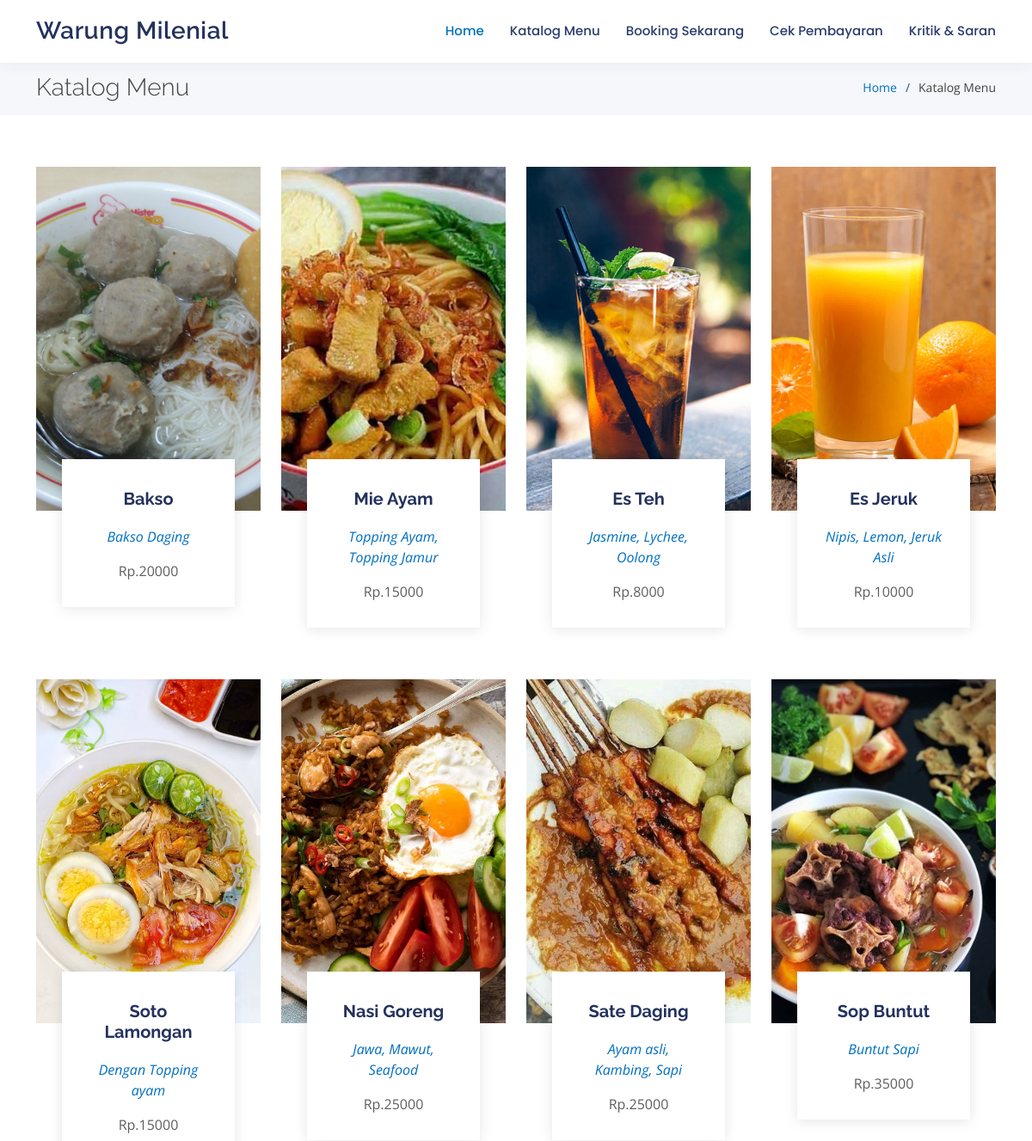
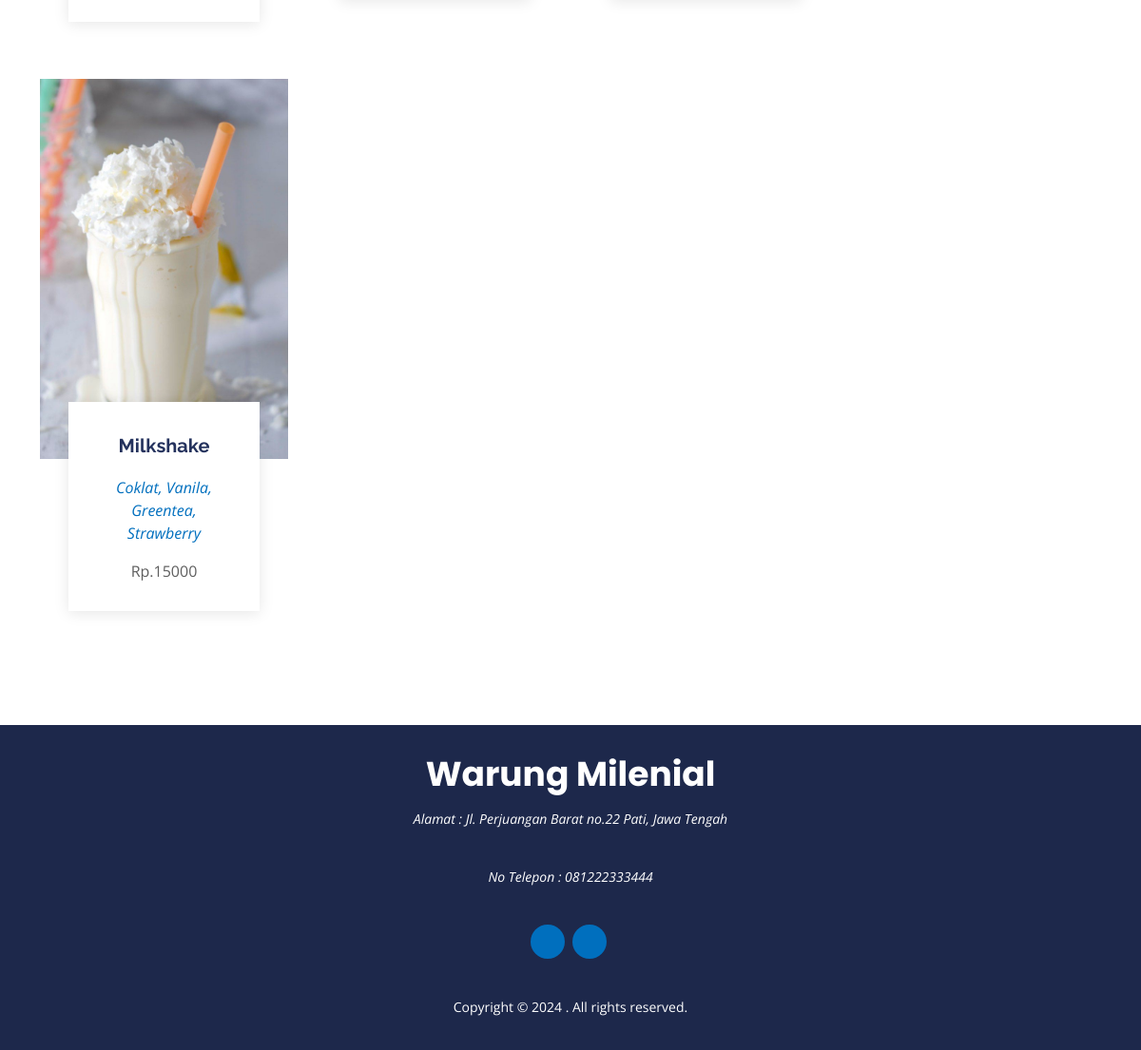
Page /index.php/katalog on the committed database (2 pictures, top to bottom).
### tables this page shows
CREATE TABLE `profil_usaha` (
  `id` int(12) NOT NULL,
  `nama_usaha` varchar(250) NOT NULL,
  `deskripsi` text NOT NULL,
  `alamat` varchar(250) NOT NULL,
  `nomor_telepon` varchar(17) NOT NULL,
  `email` varchar(100) NOT NULL,
  `instagram` varchar(50) NOT NULL,
  `facebook` varchar(250) NOT NULL,
  `maps_link` text NOT NULL,
  `foto_usaha_1` text NOT NULL,
  `foto_usaha_2` text NOT NULL,
  `foto_usaha_3` text NOT NULL
);

CREATE TABLE `menu` (
  `id_menu` int(11) NOT NULL,
  `nama_menu` varchar(100) NOT NULL,
  `detail_menu` text NOT NULL,
  `kategori` varchar(50) NOT NULL,
  `stok` varchar(50) NOT NULL DEFAULT 'Tersedia',
  `harga` int(100) NOT NULL
);

CREATE TABLE `gambar_menu` (
  `id_gambar` int(11) NOT NULL,
  `id_menu` int(11) NOT NULL,
  `gambar` varchar(250) NOT NULL
);

### application/controllers/Katalog.php (called while the page is built, shortened)
<?php
class Katalog extends CI_Controller
{
    public function __construct()
    {
        $this->load->model('katalog_model');
    }
    public function getProfilUsaha()
    {
        $getProfil = $this->db->query("SELECT * FROM profil_usaha");
        foreach ($getProfil->result_array() as $profil) {
            $arr['nama_usaha'] = $profil['nama_usaha'];
            $arr['alamat'] = $profil['alamat'];
            $arr['nomor_telepon'] = $profil['nomor_telepon'];
            $arr['maps_link'] = $profil['maps_link'];
            $arr['instagram'] = $profil['instagram'];
            $arr['facebook'] = $profil['facebook'];
            $arr['foto_usaha_1'] = $profil['foto_usaha_1'];
            $arr['foto_usaha_2'] = $profil['foto_usaha_2'];
            $arr['foto_usaha_3'] = $profil['foto_usaha_3'];
        }
        return $arr;
    }
    public function index()
    {
        $profil = $this->getProfilUsaha();
        $data['menu'] = $this->katalog_model->getAllMakanan();
        $data['nama_usaha'] = $profil['nama_usaha'];
        $data['alamat'] = $profil['alamat'];
        $data['nomor_telepon'] = $profil['nomor_telepon'];
        $data['instagram'] = $profil['instagram'];
        $data['facebook'] = $profil['facebook'];
        $this->load->view('home/layout/header', $data);
        $this->load->view('home/katalog/index');
        $this->load->view('home/layout/footer');
    }
}

### index.php (called while the page is built, shortened)
<?php
require_once BASEPATH.'core/CodeIgniter.php';

### application/models/Katalog_model.php (called while the page is built, shortened)
<?php
class Katalog_model extends CI_Model
{
    public function getAllMakanan()
    {
        $query = $this->db->query("SELECT * FROM menu");
        return $query->result_array();
    }
}

### application/views/home/katalog/index.php (the view)
<main id="main">
  <section id="breadcrumbs" class="breadcrumbs">
        <div class="container">
            <div class="d-flex justify-content-between align-items-center">
                <h2>Katalog Menu</h2>
                <ol>
                    <li><a href="<?= base_url() ?>">Home</a></li>
                    <li>Katalog Menu</li>
                </ol>
            </div>
        </div>
    </section>
  <section id="event-list" class="event-list">
    <div class="container">
      <div class="row">
        <?php
        foreach ($menu as $m) {
          $id_menu = $m['id_menu'];
        ?>
          <div class="col-md-3 d-flex align-items-stretch">
          <a href="<?php base_url() ?>katalog/detail/<?= $m['id_menu'] ?>">
            <div class="card">
              <div class="card-img">
                <?php
                $getGambar = $this->db->query("SELECT * FROM gambar_menu WHERE id_menu = $id_menu LIMIT 1");
                foreach ($getGambar->result_array() as $gambarm) {
                  $gambar = $gambarm['gambar'];
                }
                ?>
                <img style="object-fit: cover;height:400px;width:100%" src="<?php echo base_url('assets/dataresto/menu/' . $gambar) ?>" />
              </div>
              <div class="card-body">
                <h5 class="card-title"><?= $m['nama_menu'] ?></h5>
                <p class="fst-italic text-center"><?= $m['detail_menu'] ?></p>
                <p class="card-text text-center">Rp.<?= $m['harga'] ?></p>
              </div>
            </div>
              </a>
          </div>
        <?php
        }
        ?>
      </div>
    </div>
  </section>
</main>

### application/views/home/layout/header.php (shortened to what this page needs)
<!DOCTYPE html>
<html lang="en">
<head>
  <link rel="stylesheet" href="<?= base_url() ?>assets/admin/vendor/@fortawesome/fontawesome-free/css/all.min.css" type="text/css">
  <link href="<?= base_url() ?>assets/home/vendor/bootstrap/css/bootstrap.min.css" rel="stylesheet">
  <link href="<?= base_url() ?>assets/home/vendor/bootstrap-icons/bootstrap-icons.css" rel="stylesheet">
  <link href="<?= base_url() ?>assets/home/vendor/boxicons/css/boxicons.min.css" rel="stylesheet">
  <link href="<?= base_url() ?>assets/home/vendor/glightbox/css/glightbox.min.css" rel="stylesheet">
  <link href="<?= base_url() ?>assets/home/vendor/remixicon/remixicon.css" rel="stylesheet">
  <link href="<?= base_url() ?>assets/home/vendor/swiper/swiper-bundle.min.css" rel="stylesheet">
  <link href="<?= base_url() ?>assets/home/css/style.css" rel="stylesheet">
  <link rel="stylesheet" href="<?= base_url() ?>assets/home/select2/css/select2.min.css">
  <link rel="stylesheet" href="<?= base_url() ?>assets/home/select2-bootstrap4-theme/select2-bootstrap4.min.css">
</head>
<body>
  <header id="header" class="fixed-top">
    <div class="container d-flex align-items-center justify-content-between">
      <h1 class="logo"><a href="<?= base_url() ?>"><?= $nama_usaha ?></a></h1>
      <nav id="navbar" class="navbar">
        <ul>
          <li><a class="active" href="<?= base_url() ?>">Home</a></li>
          <li><a href="<?= base_url() ?>katalog">Katalog Menu</a></li>
          <li><a href="<?= base_url() ?>home/booking">Booking Sekarang</a></li>
          <li><a href="<?= base_url() ?>pembayaran/cari">Cek Pembayaran</a></li>
          <li><a href="<?= base_url() ?>saran/add">Kritik & Saran</a></li>
        </ul>
      </nav>
    </div>
  </header>

### application/views/home/layout/footer.php (shortened to what this page needs)
<footer id="footer">
  <div class="container">
    <h3><?= $nama_usaha ?></h3>
    <p>Alamat : <?= $alamat ?></p>
    <p>No Telepon : </i> <?= $nomor_telepon ?></p>
    <div class="social-links">
      <a href="https://instagram.com/<?= $instagram ?>" class="instagram" target="_blank"><i class="bx bxl-instagram"></i></a>
      <a href="https://facebook.com/<?= $facebook ?>" class="facebook" target="_blank"><i class="bx bxl-facebook"></i></a>
    </div>
    <div class="copyright">
      Copyright &#169; <script type='text/javascript'>var creditsyear = new Date();document.write(creditsyear.getFullYear());</script> <a><data:blog.title/></a>. All rights reserved.
    </div>
  </div>
</footer>
</body>
</html>

### assets/home/css/style.css (style rules this page uses)
body { font-family: "Open Sans", sans-serif; color: #444444; }
a { color: #006fbe; text-decoration: none; }
h1, h2, h3, h4, h5, h6 { font-family: "Raleway", sans-serif; }
#header { background: #fff; transition: all 0.5s; z-index: 997; padding: 15px 0; box-shadow: 0px 2px 15px rgba(36, 50, 93, 0.06); }
#header .logo { font-size: 28px; margin: 0; padding: 0; line-height: 1; font-weight: 600; letter-spacing: 0.5px; }
#header .logo a { color: #24325d; }
.navbar { padding: 0; }
.navbar ul { margin: 0; padding: 0; display: flex; list-style: none; align-items: center; }
.navbar li { position: relative; }
.navbar a, .navbar a:focus { display: flex; align-items: center; justify-content: space-between; padding: 10px 0 10px 30px; font-family: "Poppins", sans-serif; font-size: 15px; font-weight: 500; color: #2b3c6f; white-space: nowrap; transition: 0.3s; }
.navbar a:hover, .navbar .active, .navbar .active:focus, .navbar li:hover > a { color: #006fbe; }
section { padding: 60px 0; }
.breadcrumbs { padding: 15px 0; background: #f5f7fb; min-height: 40px; margin-top: 70px; }
.breadcrumbs h2 { font-size: 28px; margin-bottom: 0; font-weight: 300; }
.breadcrumbs ol { display: flex; flex-wrap: wrap; list-style: none; padding: 0; margin: 0; font-size: 14px; }
.breadcrumbs ol li + li { padding-left: 10px; }
.breadcrumbs ol li + li::before { display: inline-block; padding-right: 10px; color: #324682; content: "/"; }
.event-list .card { border: 0; padding: 0 30px; margin-bottom: 60px; position: relative; }
.event-list .card-img { width: calc(100% + 60px); margin-left: -30px; overflow: hidden; z-index: 9; border-radius: 0; }
.event-list .card-img img { max-width: 100%; transition: all 0.3s ease-in-out; }
.event-list .card-body { z-index: 10; background: #fff; border-top: 4px solid #fff; padding: 30px; box-shadow: 0px 2px 15px rgba(0, 0, 0, 0.1); margin-top: -60px; transition: 0.3s; }
.event-list .card-title { font-weight: 700; text-align: center; margin-bottom: 20px; color: #24325d; }
.event-list .card-text { color: #5e5e5e; }
#footer { background: #1d284b; color: #fff; font-size: 14px; text-align: center; padding: 30px 0; }
#footer h3 { font-size: 36px; font-weight: 700; color: #fff; position: relative; font-family: "Poppins", sans-serif; padding: 0; margin: 0 0 15px 0; }
#footer p { font-size: 15; font-style: italic; padding: 0; margin: 0 0 40px 0; }
#footer .social-links { margin: 0 0 40px 0; }
#footer .social-links a { font-size: 18px; display: inline-block; background: #006fbe; color: #fff; line-height: 1; padding: 8px 0; margin-right: 4px; border-radius: 50%; text-align: center; width: 36px; height: 36px; transition: 0.3s; }
#footer .copyright { margin: 0 0 5px 0; }

### rows in the picture
profil_usaha: nama_usaha "Warung Milenial", alamat "Jl. Perjuangan Barat no.22 Pati, Jawa Tengah", nomor_telepon "081222333444"
menu: gambar_menu.gambar (picture), nama_menu "Bakso", detail_menu "Bakso Daging", harga "20000"
menu: gambar_menu.gambar (picture), nama_menu "Mie Ayam", detail_menu "Topping Ayam, Topping Jamur", harga "15000"
menu: gambar_menu.gambar (picture), nama_menu "Es Teh", detail_menu "Jasmine, Lychee, Oolong", harga "8000"
menu: gambar_menu.gambar (picture), nama_menu "Es Jeruk", detail_menu "Nipis, Lemon, Jeruk Asli", harga "10000"
menu: gambar_menu.gambar (picture), nama_menu "Soto Lamongan", detail_menu "Dengan Topping ayam", harga "15000"
menu: gambar_menu.gambar (picture), nama_menu "Nasi Goreng", detail_menu "Jawa, Mawut, Seafood", harga "25000"
menu: gambar_menu.gambar (picture), nama_menu "Sate Daging", detail_menu "Ayam asli, Kambing, Sapi", harga "25000"
menu: gambar_menu.gambar (picture), nama_menu "Sop Buntut", detail_menu "Buntut Sapi", harga "35000"
menu: gambar_menu.gambar (picture), nama_menu "Milkshake", detail_menu "Coklat, Vanila, Greentea, Strawberry", harga "15000"
